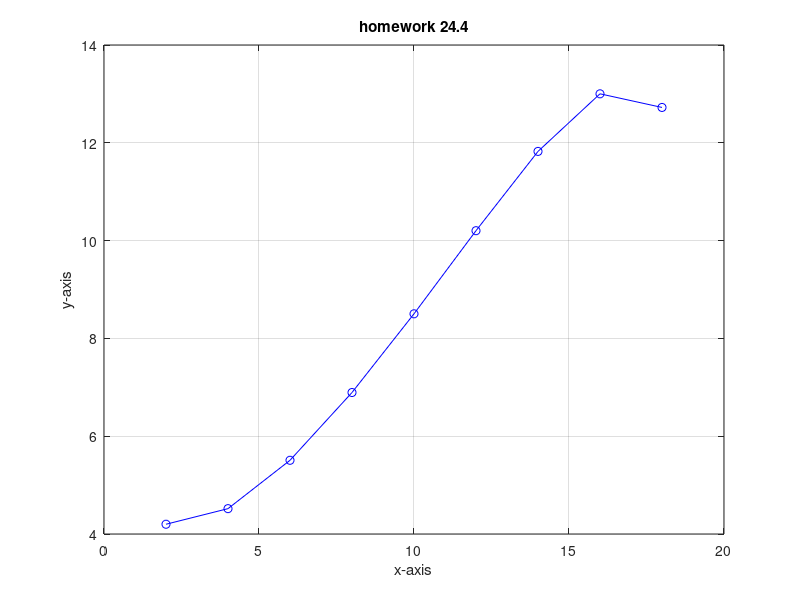

Write MATLAB code to recreate this figure.
%%Problem24_4

%경계값은 제외
clc,clear
x=2:2:19
A=[-18 5 0 0 0 0 0 0 0;
    9 -18 5 0 0 0 0 0 0;
    0 9 -18 5  0 0 0 0 0;
    0 0 9 -18 5  0 0 0 0;
    0 0 0 9 -18 5  0 0 0;
    0 0 0 0 9 -18 5  0 0;
    0 0 0 0 0 9 -18 5  0;
    0 0 0 0 0 0 9 -18 5 ;
    0 0 0 0 0 0 0 9 -18];
 
B=[-53;
    -16;
    -24;
    -32;
    -40;
    -48;
    -56;
    -64;
    -112];
C=inv(A)
t=C*B
plot(x,t,'b-o'),grid
xlabel('x-axis');ylabel('y-axis')
title('homework 24.4')
